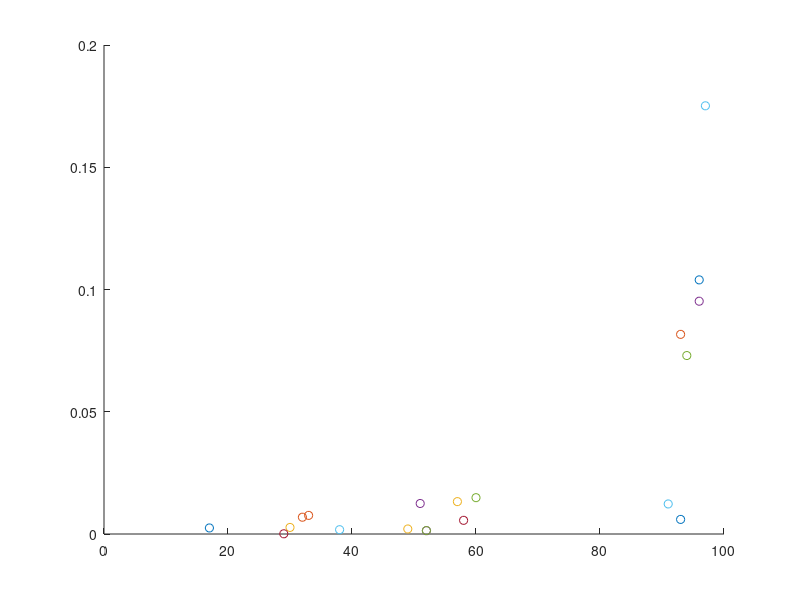

Reproduce this figure in MATLAB.
clc
clear all
%close all

N = 100;        % why not

%u = randi([1 N]);  % random value between 1 and N
cost = 0;
time = 0;
figure(2)
hold on
for count = 1:20
    indicator = 0;
    cost = 0;
    time = 0;
    for t = 0:N-1
        p = rand;
        %p(t) = p;
        x = 1-1/(nthroot(2,(N-t)));     % order statistic
        
        if p > x
            u = 0;
        elseif indicator == 1
            u = 0;
        else
            u = 1;
            indicator = 1;
            time = t;
        end
        cost = cost + u*p;
    end
    %t = 1:N;
    scatter(time, cost)
end

